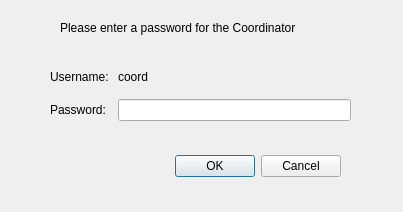
<?xml version="1.0" encoding="UTF-8"?>
<ui version="4.0">
 <class>coordPasswordWidget</class>
 <widget class="QWidget" name="coordPasswordWidget">
  <property name="windowModality">
   <enum>Qt::WindowModal</enum>
  </property>
  <property name="geometry">
   <rect>
    <x>0</x>
    <y>0</y>
    <width>403</width>
    <height>212</height>
   </rect>
  </property>
  <property name="sizePolicy">
   <sizepolicy hsizetype="Fixed" vsizetype="Fixed">
    <horstretch>0</horstretch>
    <verstretch>0</verstretch>
   </sizepolicy>
  </property>
  <property name="minimumSize">
   <size>
    <width>403</width>
    <height>212</height>
   </size>
  </property>
  <property name="maximumSize">
   <size>
    <width>403</width>
    <height>212</height>
   </size>
  </property>
  <property name="windowTitle">
   <string>Cooper Set Coordinator Password</string>
  </property>
  <widget class="QDialogButtonBox" name="coordPassButtons">
   <property name="geometry">
    <rect>
     <x>0</x>
     <y>150</y>
     <width>341</width>
     <height>32</height>
    </rect>
   </property>
   <property name="orientation">
    <enum>Qt::Horizontal</enum>
   </property>
   <property name="standardButtons">
    <set>QDialogButtonBox::Cancel|QDialogButtonBox::Ok</set>
   </property>
  </widget>
  <widget class="QWidget" name="layoutWidget">
   <property name="geometry">
    <rect>
     <x>50</x>
     <y>60</y>
     <width>301</width>
     <height>61</height>
    </rect>
   </property>
   <layout class="QGridLayout" name="gridLayout">
    <item row="0" column="0">
     <widget class="QLabel" name="label_2">
      <property name="text">
       <string>Username: </string>
      </property>
     </widget>
    </item>
    <item row="0" column="1">
     <widget class="QLabel" name="label_4">
      <property name="text">
       <string>coord</string>
      </property>
     </widget>
    </item>
    <item row="1" column="0">
     <widget class="QLabel" name="label_3">
      <property name="text">
       <string>Password: </string>
      </property>
     </widget>
    </item>
    <item row="1" column="1">
     <widget class="QLineEdit" name="coordPasswordBox">
      <property name="echoMode">
       <enum>QLineEdit::Password</enum>
      </property>
     </widget>
    </item>
   </layout>
  </widget>
  <widget class="QLabel" name="label">
   <property name="geometry">
    <rect>
     <x>60</x>
     <y>20</y>
     <width>301</width>
     <height>16</height>
    </rect>
   </property>
   <property name="text">
    <string>Please enter a password for the Coordinator</string>
   </property>
  </widget>
 </widget>
 <resources/>
 <connections/>
</ui>
